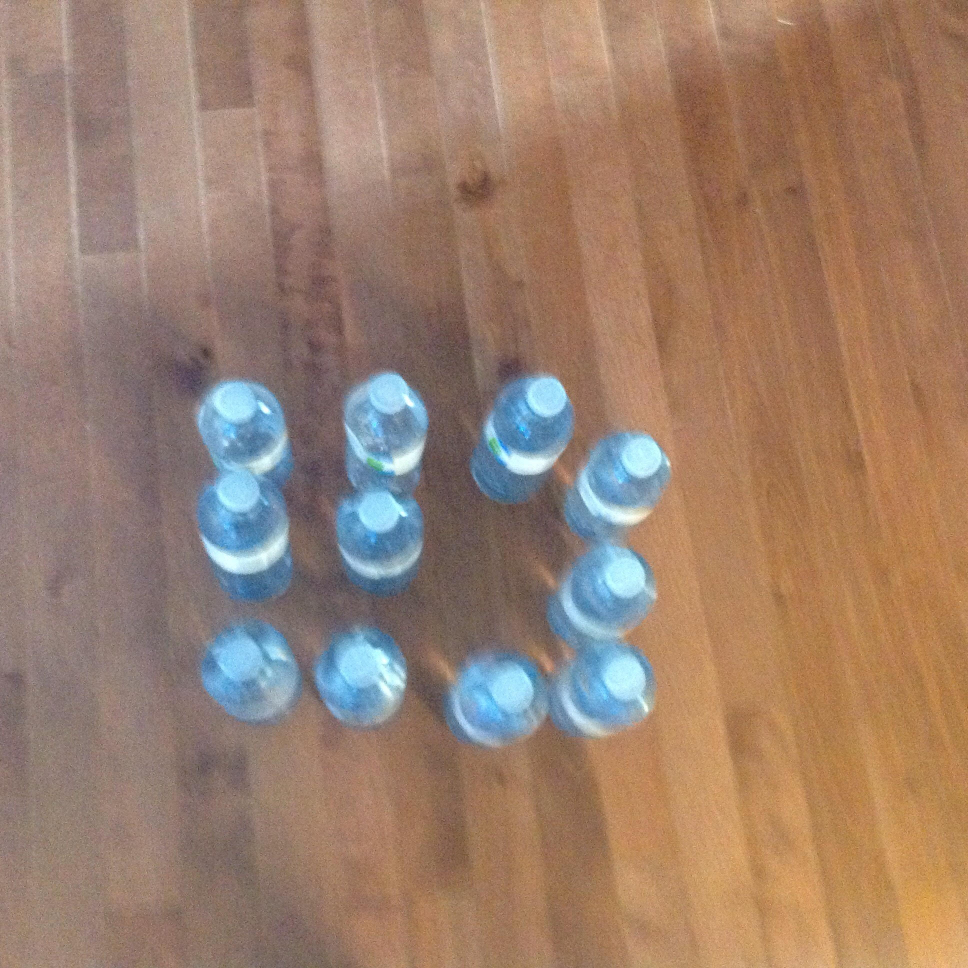
#> input picture scripts/opencv_bottle/bottle.jpg, 1936 x 1936 px (shown at 1/2 size)
$ python main.py   (older library calls are emulated)
#> lines starting #> are read from the running program, lines starting #| are printed output that depends on the picture; after the words box and inside, x2 and y2 are one past the last pixel; in counts of white or black regions, pixels touching at a corner belong together
import cv2
import numpy as np
import matplotlib.pylab as plt

# [51 lines of commented-out code are left out]
from skimage.transform import rescale

image = cv2.imread('bottle.jpg',0)
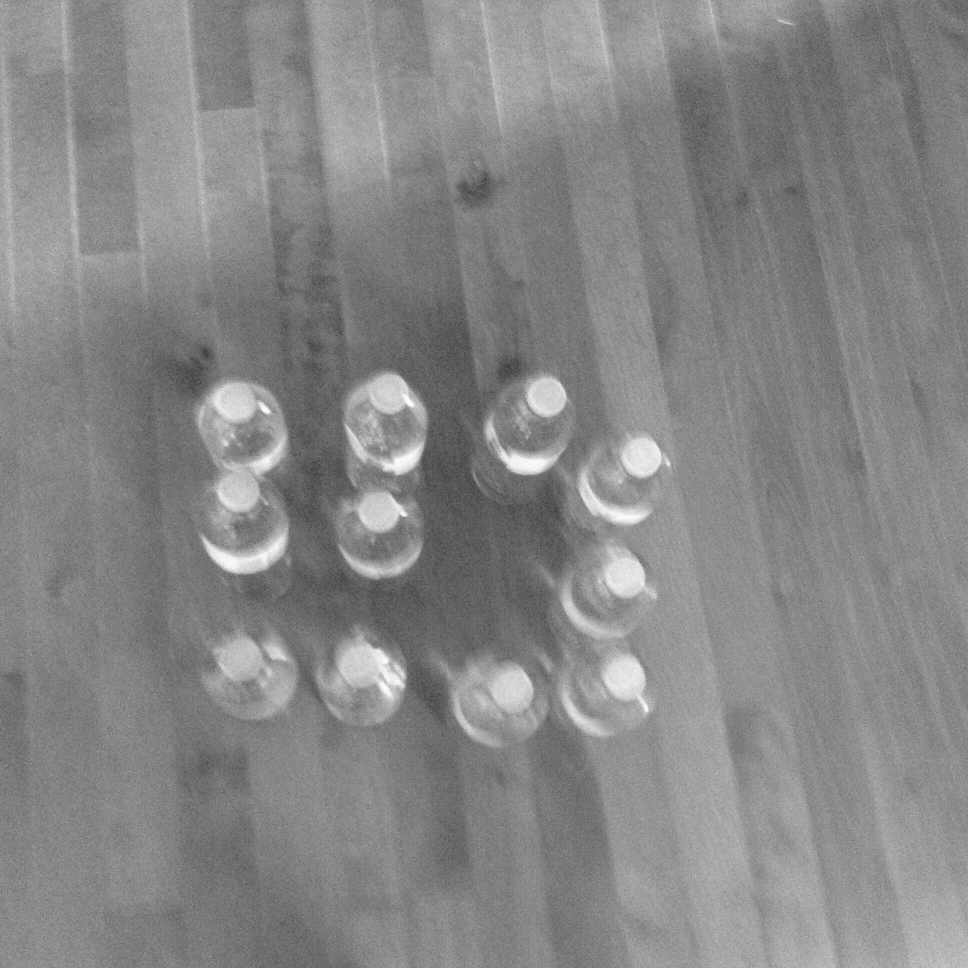
#> image: shape (1936, 1936) (shown at 1/2 size); min 39, max 255, mean 134
image = cv2.resize(image,(512,512))
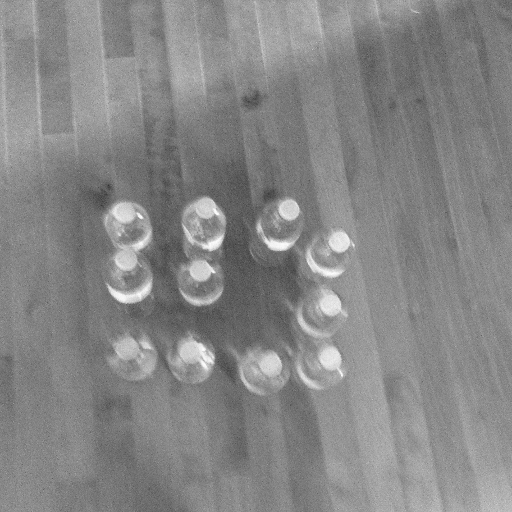
#> image: shape (512, 512); min 50, max 254, mean 133.8

# [6 lines of commented-out code are left out]

cimg = cv2.imread('bottle.jpg',1)
#> cimg is the input picture: shape (1936, 1936, 3); mean B, G, R 109.7, 127.7, 155.5
cimg = cv2.resize(cimg,(512,512))
#> cimg: shape (512, 512, 3)
# hsv_image = cv2.merge([H,S,V])
# image = cv2.cvtColor(hsv_image, cv2.COLOR_HSV2RGB)
# image = cv2.cvtColor(image, cv2.COLOR_RGB2GRAY)
img = image
# ve
img[cimg[:,:,0]<180]= 0
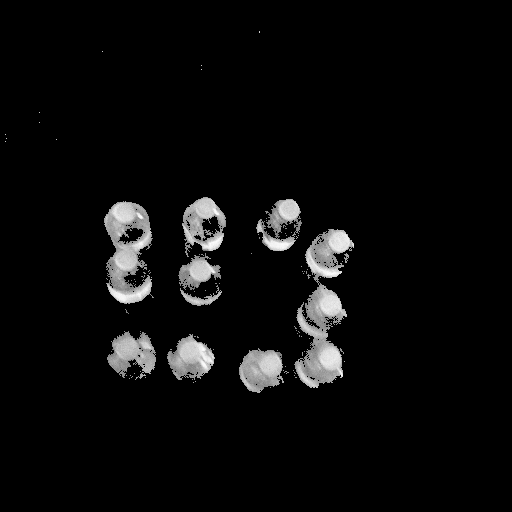
#> img: shape (512, 512); min 0, max 254, mean 11.1

img = cv2.medianBlur(image,11)
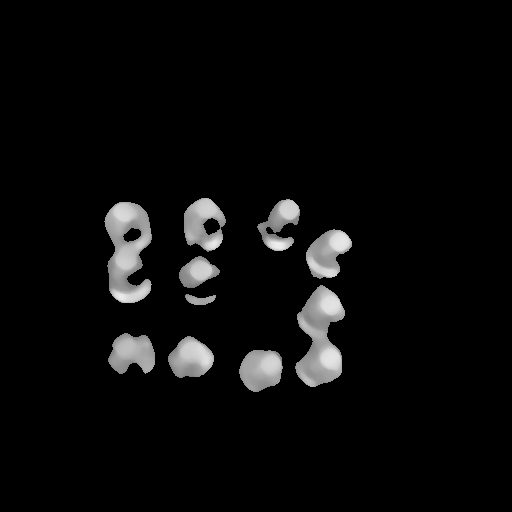
#> img: shape (512, 512); min 0, max 237, mean 10.5
# img = cv2.imread('bottle.jpg',0)

# img = cv2.medianBlur(img,5)
# cimg = cv2.cvtColor(img,cv2.COLOR_GRAY2BGR)
plt.imshow(img,cmap="gray",vmin=0,vmax=255),plt.show()
# [17 lines of commented-out code are left out]
img[img>0] = 255
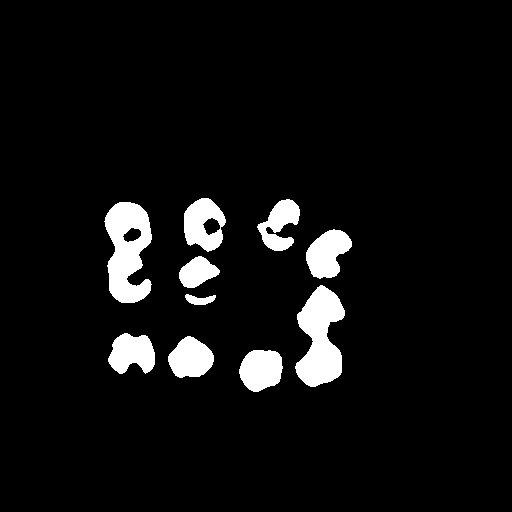
#> img: shape (512, 512); 6.1% white; 10 white regions
bw = img
plt.imshow(img,cmap="gray"),plt.show()

# [14 lines of commented-out code are left out]
im2, contours, hierarchy = cv2.findContours(bw, cv2.RETR_TREE, cv2.CHAIN_APPROX_SIMPLE)
#> contours = 12 contours; largest, box (x1, y1, x2, y2) and area: (104, 202, 152, 303) 3297, (295, 285, 345, 387) 3105, (184, 198, 226, 252) 1626, (306, 229, 352, 279) 1436, (239, 350, 283, 392) 1379
cv2.drawContours(cimg, contours, -1, (0,255,0), 3)
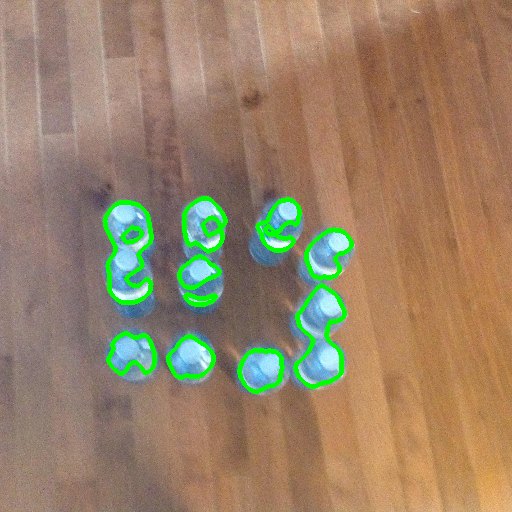
#> cimg: shape (512, 512, 3); mean B, G, R 103.9, 130.4, 151.6
# hull = cv2.convexHull(contours[3])

# for each contour
for cnt in contours:
    # get convex hull
    hull = cv2.convexHull(cnt)
    # draw it in red color
    cv2.drawContours(cimg, [hull], -1, (0, 0, 255), 3)
#> this loop made 12 passes
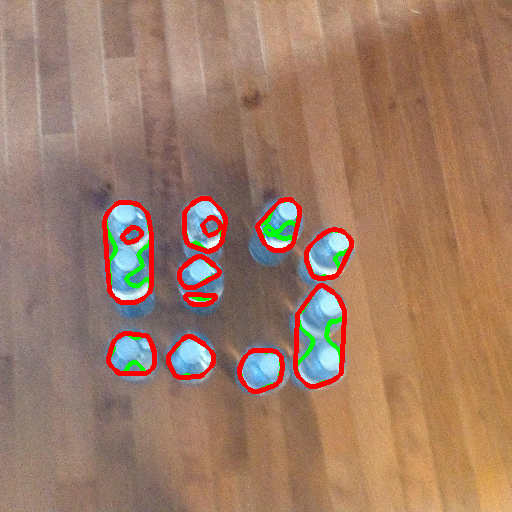
#> cimg: shape (512, 512, 3); 3.02% of pixels changed, all inside (x1, y1, x2, y2) = (102, 196, 354, 394)

# [7 lines of commented-out code are left out]

cv2.imshow('circles', cimg)
cv2.waitKey(0)
cv2.destroyAllWindows()
